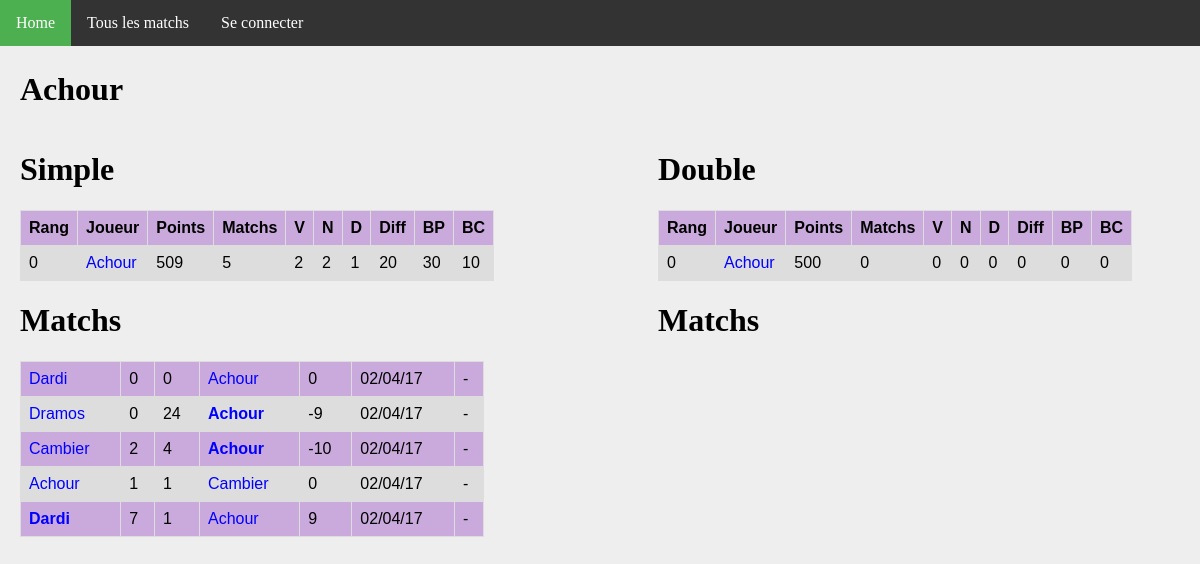
Page /joueur/2/ on the earlier database version.
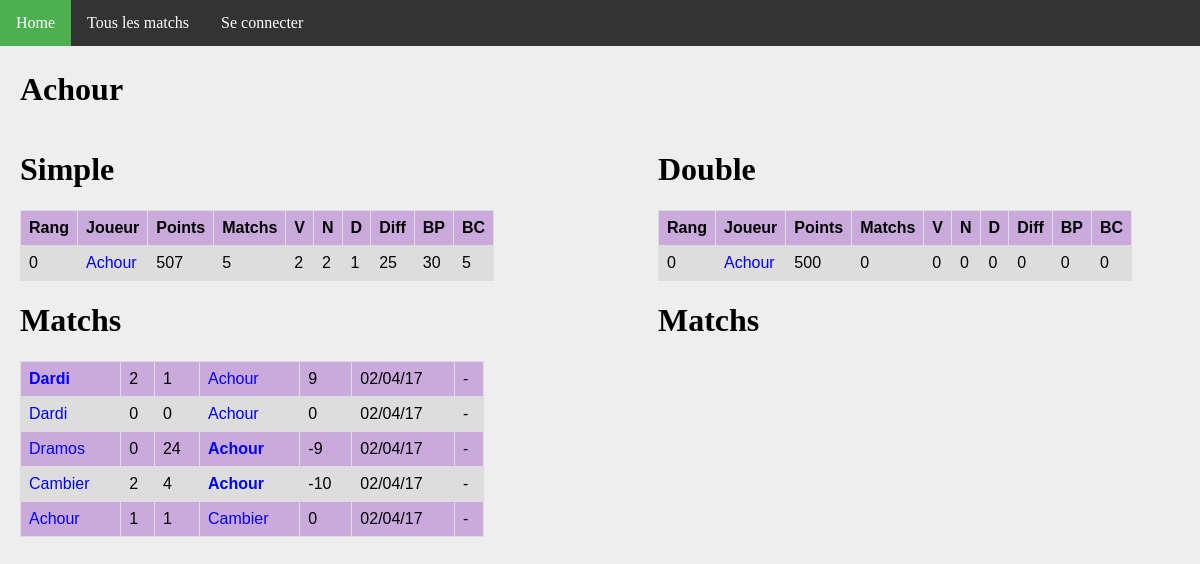
Same page on the later database version.
### ranking/models.py (models this page shows, shortened)
class Joueur(models.Model):
    user = models.OneToOneField(User, on_delete=models.CASCADE)
    pseudo = models.CharField(max_length = 50, default="Pax lambda")
    simple_score = models.IntegerField(default=500)
    simple_rang = models.IntegerField(default=0)
    simple_victoires = models.IntegerField(default=0)
    simple_nuls = models.IntegerField(default=0)
    simple_defaites = models.IntegerField(default=0)
    simple_buts_pour = models.IntegerField(default=0)
    simple_buts_contre = models.IntegerField(default=0)
    double_score = models.IntegerField(default=500)
    double_rang = models.IntegerField(default=0)
    double_victoires = models.IntegerField(default=0)
    double_nuls = models.IntegerField(default=0)
    double_defaites = models.IntegerField(default=0)
    double_buts_pour = models.IntegerField(default=0)
    double_buts_contre = models.IntegerField(default=0)
    @property
    def simple_matchs(self):
        return self.simple_nuls + self.simple_victoires + self.simple_defaites
    @property
    def double_matchs(self):
        return self.double_nuls + self.double_victoires + self.double_defaites
    @property
    def simple_diff(self):
        return self.simple_buts_pour - self.simple_buts_contre
    @property
    def double_diff(self):
        return self.double_buts_pour - self.double_buts_contre

class MatchSimple(models.Model):
    domicile = models.ForeignKey('Joueur', related_name = 'dom')
    exterieur = models.ForeignKey('Joueur', related_name = 'exte')
    date = models.DateTimeField(auto_now=True)
    buts_domicile = models.IntegerField(default=0)
    buts_exterieur = models.IntegerField(default=0)
    points = models.IntegerField(default=0)
    @property
    def winner(self):
        if self.buts_domicile > self.buts_exterieur:
            return 1.
        elif self.buts_domicile < self.buts_exterieur:
            return 0.
        else:
            return 0.5

### ranking/views.py (the view)
# urls.py: url(r'^joueur/(?P<joueur_id>[0-9]+)/$', views.detail_joueur, name='joueur'),
def detail_joueur(request, joueur_id):
    simples_1 = MatchSimple.objects.filter(domicile__id = joueur_id)
    simples_2 = MatchSimple.objects.filter(exterieur__id = joueur_id)
    simples = simples_1 | simples_2
    doubles_1 = MatchDouble.objects.filter(domicile_1__id = joueur_id)
    doubles_2 = MatchDouble.objects.filter(domicile_2__id = joueur_id)
    doubles_3 = MatchDouble.objects.filter(exterieur_1__id = joueur_id)
    doubles_4 = MatchDouble.objects.filter(exterieur_2__id = joueur_id)
    doubles = doubles_1 | doubles_2 | doubles_3 | doubles_4
    context = {
        'joueur': get_object_or_404(Joueur, pk=joueur_id),
        'simple_matchs': simples.order_by('-date').all(),
        'double_matchs': doubles.order_by('-date').all(),
    }
    return render(request, 'joueur.html', context)

### ranking/templates/joueur.html (shortened to what this page needs)
{% extends 'base.html' %}
{% block body %}
    <h1>{{ joueur.pseudo }}</h1>
<div id="column1" style="float:left; margin:0; width:40%;">
    <h1>Simple</h1>
    <table>
        <tr>
            <th>Rang</th>
            <th>Joueur</th>
            <th>Points</th>
            <th>Matchs</th>
            <th>V</th>
            <th>N</th>
            <th>D</th>
            <th>Diff</th>
            <th>BP</th>
            <th>BC</th>
        </tr>
        <tr>
            <td>{{ joueur.simple_rang }}</td>
            <td><a class='joueur' href="{% url 'joueur' joueur.id %}">{{joueur.pseudo}}</a></td>
            <td>{{joueur.simple_score}}</td>
            <td>{{joueur.simple_matchs}}</td>
            <td>{{joueur.simple_victoires}}</td>
            <td>{{joueur.simple_nuls}}</td>
            <td>{{joueur.simple_defaites}}</td>
            <td>{{joueur.simple_diff}}</td>
            <td>{{joueur.simple_buts_pour}}</td>
            <td>{{joueur.simple_buts_contre}}</td>
        </tr>
    </table>
    <h1>Matchs</h1>
    <table>
        {% for m in simple_matchs %}
        <tr>
            <td {% if m.winner == 1 %} style='font-weight:bold'{% endif %} >
                <a class="joueur" href="{% url 'joueur' m.domicile.id %}">{{m.domicile.pseudo}}</a>
            </td>
            <td>{{m.buts_domicile}}</td>
            <td>{{m.buts_exterieur}}</td>
            <td {% if m.winner == 0 %} style='font-weight:bold'{% endif %} >
                <a class='joueur' href="{% url 'joueur' m.exterieur.id %}">{{m.exterieur.pseudo}}</a>
            </td>
            <td>{{m.points}}</td>
            <td>{{m.date | date:'d/m/y'}}</td>
            <td>
            {% if m.domicile == request.user.joueur %}
                <a class="joueur" href="{% url 'annuler' m.id %}">Annuler</a>
            {% else %}
                -
            {% endif %}
            </td>
        </tr>
        {% endfor %}
    </table>
</div>
<div id="column2" style="float:left; margin-left:15%;width:40%;">
<h1>Double</h1>
<table>
    <tr>
        <th>Rang</th>
        <th>Joueur</th>
        <th>Points</th>
        <th>Matchs</th>
        <th>V</th>
        <th>N</th>
        <th>D</th>
        <th>Diff</th>
        <th>BP</th>
        <th>BC</th>
    </tr>
    <tr>
        <td>{{ joueur.double_rang }}</td>
        <td><a class='joueur' href="{% url 'joueur' joueur.id %}">{{joueur.pseudo}}</a></td>
        <td>{{joueur.double_score}}</td>
        <td>{{joueur.double_matchs}}</td>
        <td>{{joueur.double_victoires}}</td>
        <td>{{joueur.double_nuls}}</td>
        <td>{{joueur.double_defaites}}</td>
        <td>{{joueur.double_diff}}</td>
        <td>{{joueur.double_buts_pour}}</td>
        <td>{{joueur.double_buts_contre}}</td>
    </tr>
</table>
<h1>Matchs</h1>
</div>
{% endblock %}

Differences in the rows shown:
removed MatchSimple: domicile.pseudo "Dardi", buts_domicile "7", buts_exterieur "1", exterieur.pseudo "Achour", points "9", date "02/04/17"
changed Joueur "Achour": simple_score "509" → "507"; simple_diff "20" → "25"; simple_buts_contre "10" → "5"
added MatchSimple: domicile.pseudo "Dardi", buts_domicile "2", buts_exterieur "1", exterieur.pseudo "Achour", points "9", date "02/04/17"
